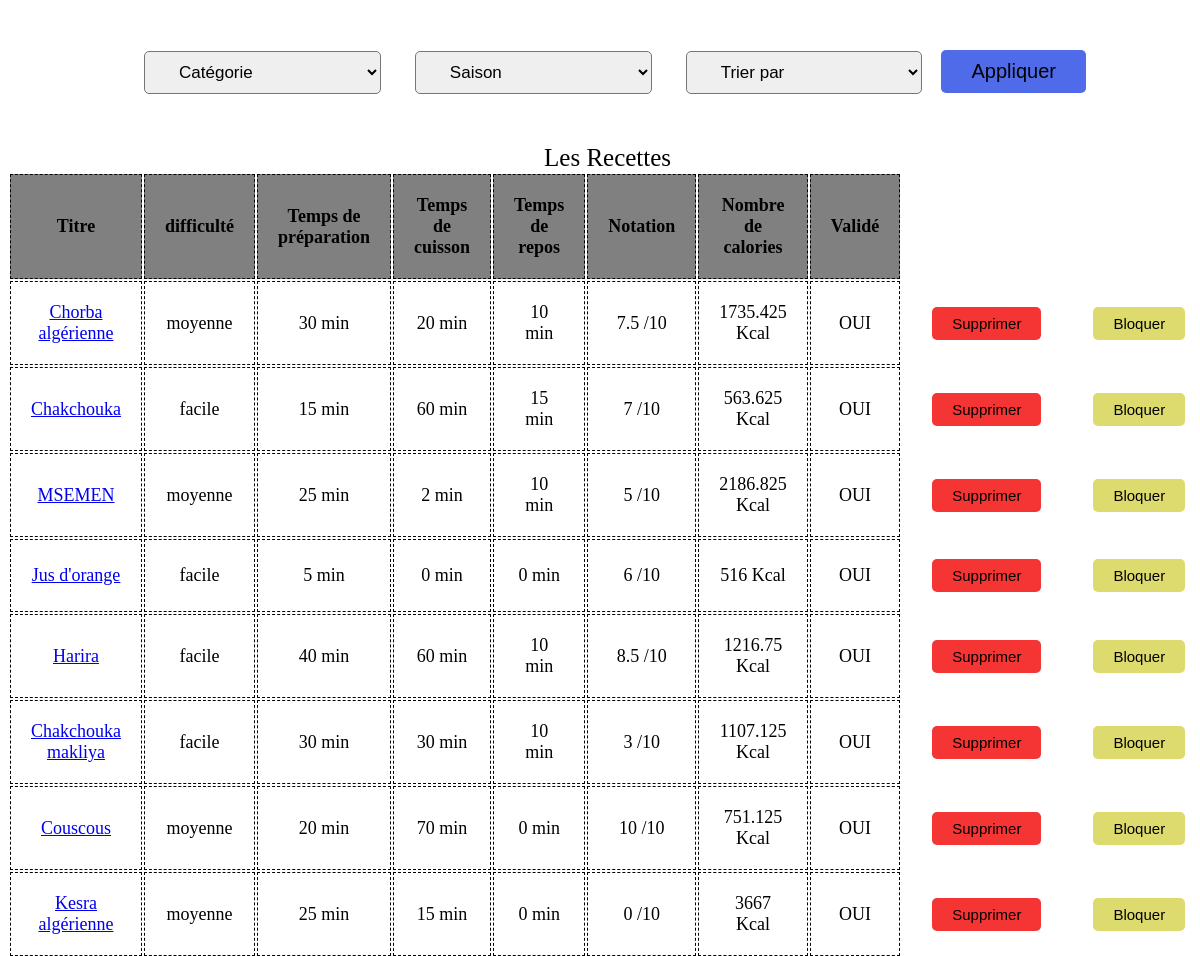
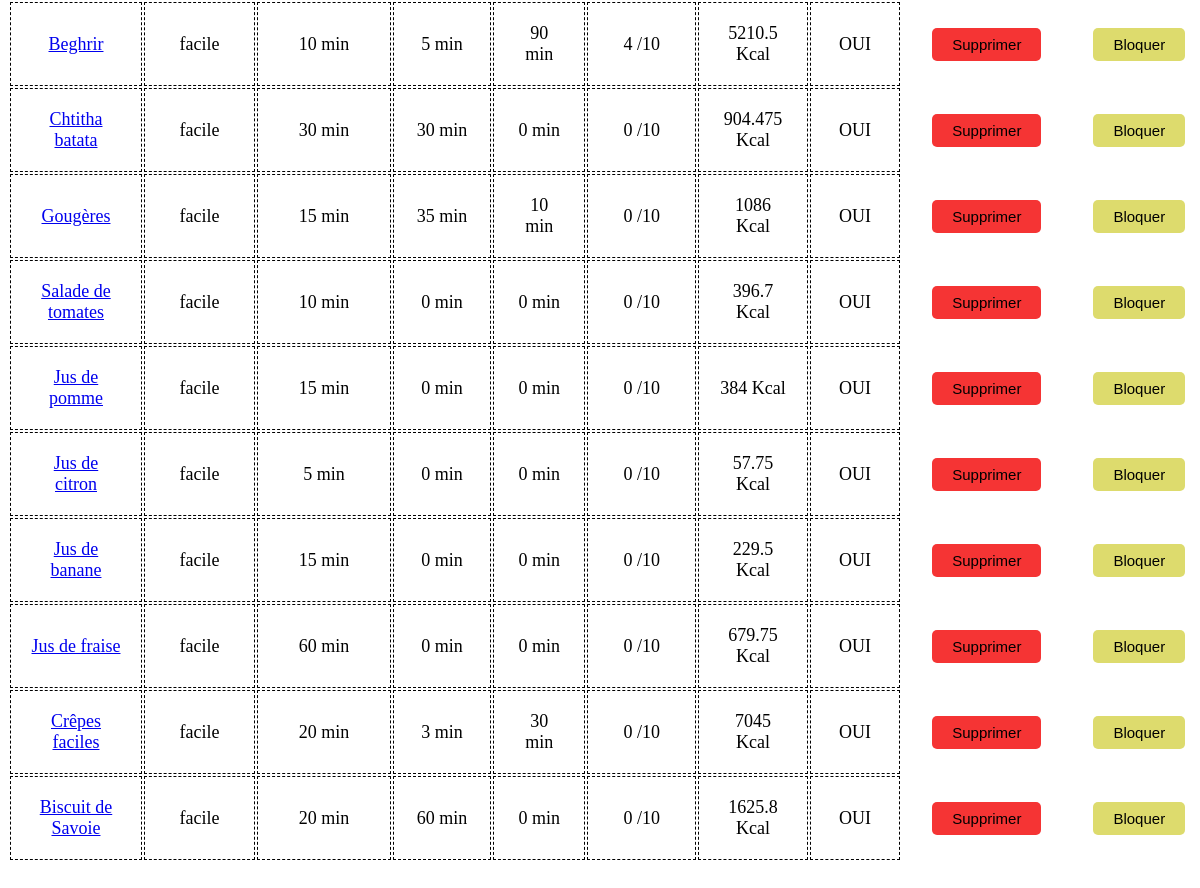
Page /Routers/gestion_recette/Router_gestion_recette.php on the committed database (2 pictures, top to bottom).
### tables this page shows
CREATE TABLE IF NOT EXISTS `recette` (
  `id_recette` int(11) NOT NULL AUTO_INCREMENT,
  `titre` varchar(50) NOT NULL,
  `image` varchar(100) DEFAULT NULL,
  `description` varchar(200) NOT NULL,
  `diffuculte` varchar(50) DEFAULT NULL,
  `vedio` varchar(50) DEFAULT NULL,
  `temps_preparation` float(7,2) DEFAULT NULL,
  `temps_repos` float(7,2) DEFAULT NULL,
  `temps_cuisant` float(7,2) DEFAULT NULL,
  `validate` tinyint(1) DEFAULT '0',
  `id_user` int(11) DEFAULT NULL,
  `id_categorie` int(11) NOT NULL,
  PRIMARY KEY (`id_recette`),
  KEY `id_categorie` (`id_categorie`),
  KEY `id_user` (`id_user`)
);

### controlers/controler.php (called while the page is built, shortened)
<?php
require_once("../../vues/user/Accueil.php");
require_once("../../vues/admin/gestion_recette.php");
require_once("../../models/model.php");
class Controler{
    public function get_calories_recette($id){
        $c= new model();
        $res=$c->get_calories_recette($id);
        return $res;
    }
    public function get_notation($id_recette){
        $c= new model();
        $res=$c->get_notation($id_recette);
        return $res;
    }
    public function get_all_recettes(){
        $c= new model();
        $res=$c->get_all_recettes();
        return $res;
    }
    public function afficher_gestion_recette(){
        $c=new gestion_recette();
        $c->afficher_gestion_recette();
    }
}

### Routers/gestion_recette/Router_gestion_recette.php (called while the page is built, shortened)
<?php
require_once('../../controlers/controler.php');
$c= new Controler();
$c->afficher_gestion_recette();
?>

### models/model.php (called while the page is built, shortened)
<?php
require_once('../../controlers/controler.php');
class model{
    private $host="localhost";
    private $dbname="TDW";
    private $username="root";
    private $password="";
    private function connection($host,$dbname,$username,$password){
        try {
            $conn = new PDO("mysql:host=$host;dbname=$dbname;",$username,$password);
            $conn->exec("SET NAMES utf8mb4");
        } catch (Exception $ex) {
         echo $ex->getMessage();
        }
        return $conn;
    }
    public function get_ingredients_recette($id_recette){
        $conn=$this->connection($this->host,$this->dbname,$this->username,$this->password);
        $request=$conn->prepare("select * from contenir_ingredient WHERE id_recette=:id");
        $request->bindParam("id",$id_recette);
        $request->execute();
          $res=$request->fetchAll(PDO::FETCH_ASSOC);
          return $res;
    }
    public function get_ingredients($id){
        $conn=$this->connection($this->host,$this->dbname,$this->username,$this->password);
        $request=$conn->prepare("select * from ingredient WHERE id_ingredient=:id");
        $request->bindParam("id",$id);
        $request->execute();
          $res=$request->fetchAll(PDO::FETCH_ASSOC);
          return $res;
    }
    public function get_notation($id_recette){
      $conn=$this->connection($this->host,$this->dbname,$this->username,$this->password);
      $request=$conn->prepare("SELECT *,AVG(note) noter from recette LEFT join notation on recette.id_recette=notation.id_recette WHERE recette.id_recette=:id GROUP BY
      recette.id_recette");
      $request->bindParam("id",$id_recette);
      $request->execute();
        $res=$request->fetchAll(PDO::FETCH_ASSOC);
        return $res;
  }
    public function get_all_recettes(){
        $conn=$this->connection($this->host,$this->dbname,$this->username,$this->password);
        $request=$conn->prepare("select * from recette");
        $request->execute();
          $res=$request->fetchAll(PDO::FETCH_ASSOC);
          return $res;
    }
    public function get_calories_recette($id_recette){
        $ingredients=$this->get_ingredients_recette($id_recette);
        $calories=0;
        for ($i = 0; $i <count($ingredients); $i++) {
           $ingredient=$this->get_ingredients($ingredients[$i]["id_ingredient"]);
           if($ingredients[$i]["unite"]==NULL){
            $calories=$calories+($ingredients[$i]["quantite"]/100)*$ingredient[0]["calories"];
        }
        else{
            $calories=$calories+($ingredients[$i]["quantite"]*$ingredients[$i]["quantite en unite"]/100)*$ingredient[0]["calories"];
        }
    }
    return $calories;
    }
}

### vues/admin/gestion_recette.php (the view, shortened to what this page needs)
<?php
require_once('../../vues/user/Accueil.php');
require_once('../../controlers/controler.php');
class gestion_recette{
        private function filter(){
            ?>
                  <div id="aff">
<form method="post" id="filtre_form">
<select name="select_cat" id="select_cat">
        <option value="0"  selected hidden>Catégorie</option>
          </select>
<select name="select_saison" id="select_saison">
        <option value="0"  selected hidden>Saison</option>
          </select>
          <select name="trie" id="trie">
          <option value="0"  selected hidden>Trier par</option>
          </select>
            <input type="submit" value="Appliquer" class="log" name="appliquer">
</form>
</div>
            <?php
        }
        private function afficher_recettes(){
           ?>
           <table class="tableau" >
           <caption>
               Les Recettes
           </caption>
           <thead >
               <?php
                $c=new Controler();
                if(isset($_POST["appliquer"])){
                    $res=$c->filtre($_POST["select_cat"],$_POST["select_saison"],$_POST["trie"]);
                }
                else{
                $res=$c->get_all_recettes();
                }
                   ?>
                   <tr class="premierRow">
                   <th scope="col" class="grey">Titre</th>
                   <th scope="col" class="grey">difficulté</th>
                   <th scope="col" class="grey">Temps de préparation</th>
                   <th scope="col" class="grey">Temps de cuisson</th>
                   <th scope="col" class="grey">Temps de repos</th>
                   <th scope="col" class="grey">Notation</th>
                   <th scope="col" class="grey">Nombre de calories</th>
                   <th scope="col" class="grey">Validé</th>
                   <th scope="col" class="hid"></th>
               </tr>
           </thead>
           <tbody class="tbody2">
           <?php
            for ($i = 0; $i <count($res); $i++) {
                $calories=$c->get_calories_recette($res[$i]["id_recette"]);
            $notation=$c->get_notation($res[$i]["id_recette"]);
            if($res[$i]["validate"]==1){
                $valider="OUI";
            }
            else{
                $valider="NON";
            }
                echo '<tr>
               <td ><a target="_blank" href="../Details_recette/Router_Details_recette.php?id='.$res[$i]["id_recette"].'">'.$res[$i]["titre"].'</a></td>';
               echo '<td >'.$res[$i]["diffuculte"].'</td>';
               echo '<td >'.$res[$i]["temps_preparation"].' min</td>';
               echo '<td >'.$res[$i]["temps_cuisant"].' min</td>';
               echo '<td >'.$res[$i]["temps_repos"].' min</td>';
               if(count($notation)==0) echo '<td > Pas encore</td>';
               else  echo '<td >'.round($notation[0]["noter"], 1).' /10</td>';
               echo '<td >'.$calories.' Kcal</td>';
               echo '<td >'.$valider.'</td>';
               echo '<td class="hid"><form method="post" id="form_sup">
               <div class="addfirst">
                <input name="supprimer_recette" class="firstcolumn" value="'.$res[$i]["id_recette"].'" type="text" maxlength="25" placeholder="ingredient" hidden>
                <input type="submit" value="Supprimer" class="sup" name="sup_recette">
                </div>
          </form></td>';
          if($res[$i]["validate"]==False){
            echo  '<td class="hid"><form method="post" id="form_mod" class="form_modifier">
            <div class="addfirst">
             <input name="valider_recette" class="firstcolumn" value="'.$res[$i]["id_recette"].'" type="text" maxlength="25" placeholder="ingredient" hidden>
             <input type="submit" value="Valider" class="val" name="val_recette">
             </div>
       </form></td>
        </tr>';
           }
           else{
             echo  '<td class="hid"><form method="post" id="form_mod" class="form_modifier">
             <div class="addfirst">
              <input name="bloquer_recette" class="firstcolumn" value="'.$res[$i]["id_recette"].'" type="text" maxlength="25" placeholder="ingredient" hidden>
              <input type="submit" value="Bloquer" class="blo" name="blo_recette">
              </div>
        </form></td>
         </tr>
         ';
           }
                  }
       ?>
       </tbody>
       </table>
           <?php
       }
    public function afficher_gestion_recette(){
        ?>
        <!DOCTYPE html>
            <html>
        <body>
            <?php
           $this->filter();
           $this->afficher_recettes();
            ?>
            </body>
            </html>
            <?php
    }
}

### Routers/gestion_recette/master_gestion_recette.css (style rules this page uses)
#aff { text-align: right; margin-top: 15px; }
select { padding: 10px 30px; border: 0.4; border-radius: 5px; cursor: pointer; font-size:17px; background-color: none; margin-left: 30px; width: 20%; }
#filtre_form { text-align: center; margin: 50px 0px; }
.log { padding: 10px 30px; border: 0; border-radius: 5px; cursor: pointer; font-size:20px; background-color: rgb(79, 107, 233); margin-left: 15px; }
.tableau td,.tableau th { text-align: center; padding: 20px 20px; }
.tableau td,.tableau th { font-size: 18px; }
.grey { background-color: gray; }
.tableau { margin: 35px auto 150px auto; }
.sup,.val,.blo { padding: 8px 20px; border: 0; border-radius: 5px; cursor: pointer; font-size:15px; margin-left: 10px; }
.sup { background-color: rgb(245, 52, 52); }
.blo { background-color: rgb(221, 219, 109); }
.hid { border: 0px; }
.tableau th:not(.hid),.tableau td:not(.hid) { border: 1px; border-style: dashed; }
caption { font-size: 25px; }

### rows in the picture
recette: titre "Chorba algérienne", diffuculte "moyenne", temps_preparation "30", temps_cuisant "20", temps_repos "10", noter "7.5", calories "1735.425", validate "OUI"
recette: titre "Chakchouka", diffuculte "facile", temps_preparation "15", temps_cuisant "60", temps_repos "15", noter "7", calories "563.625", validate "OUI"
recette: titre "MSEMEN", diffuculte "moyenne", temps_preparation "25", temps_cuisant "2", temps_repos "10", noter "5", calories "2186.825", validate "OUI"
recette: titre "Jus d'orange", diffuculte "facile", temps_preparation "5", temps_cuisant "0", temps_repos "0", noter "6", calories "516", validate "OUI"
recette: titre "Harira", diffuculte "facile", temps_preparation "40", temps_cuisant "60", temps_repos "10", noter "8.5", calories "1216.75", validate "OUI"
recette: titre "Chakchouka makliya", diffuculte "facile", temps_preparation "30", temps_cuisant "30", temps_repos "10", noter "3", calories "1107.125", validate "OUI"
recette: titre "Couscous", diffuculte "moyenne", temps_preparation "20", temps_cuisant "70", temps_repos "0", noter "10", calories "751.125", validate "OUI"
recette: titre "Kesra algérienne", diffuculte "moyenne", temps_preparation "25", temps_cuisant "15", temps_repos "0", noter "0", calories "3667", validate "OUI"
recette: titre "Beghrir", diffuculte "facile", temps_preparation "10", temps_cuisant "5", temps_repos "90", noter "4", calories "5210.5", validate "OUI"
recette: titre "Chtitha batata", diffuculte "facile", temps_preparation "30", temps_cuisant "30", temps_repos "0", noter "0", calories "904.475", validate "OUI"
recette: titre "Gougères", diffuculte "facile", temps_preparation "15", temps_cuisant "35", temps_repos "10", noter "0", calories "1086", validate "OUI"
recette: titre "Salade de tomates", diffuculte "facile", temps_preparation "10", temps_cuisant "0", temps_repos "0", noter "0", calories "396.7", validate "OUI"
recette: titre "Jus de pomme", diffuculte "facile", temps_preparation "15", temps_cuisant "0", temps_repos "0", noter "0", calories "384", validate "OUI"
recette: titre "Jus de citron", diffuculte "facile", temps_preparation "5", temps_cuisant "0", temps_repos "0", noter "0", calories "57.75", validate "OUI"
recette: titre "Jus de banane", diffuculte "facile", temps_preparation "15", temps_cuisant "0", temps_repos "0", noter "0", calories "229.5", validate "OUI"
recette: titre "Jus de fraise", diffuculte "facile", temps_preparation "60", temps_cuisant "0", temps_repos "0", noter "0", calories "679.75", validate "OUI"
recette: titre "Crêpes faciles", diffuculte "facile", temps_preparation "20", temps_cuisant "3", temps_repos "30", noter "0", calories "7045", validate "OUI"
recette: titre "Biscuit de Savoie", diffuculte "facile", temps_preparation "20", temps_cuisant "60", temps_repos "0", noter "0", calories "1625.8", validate "OUI"
